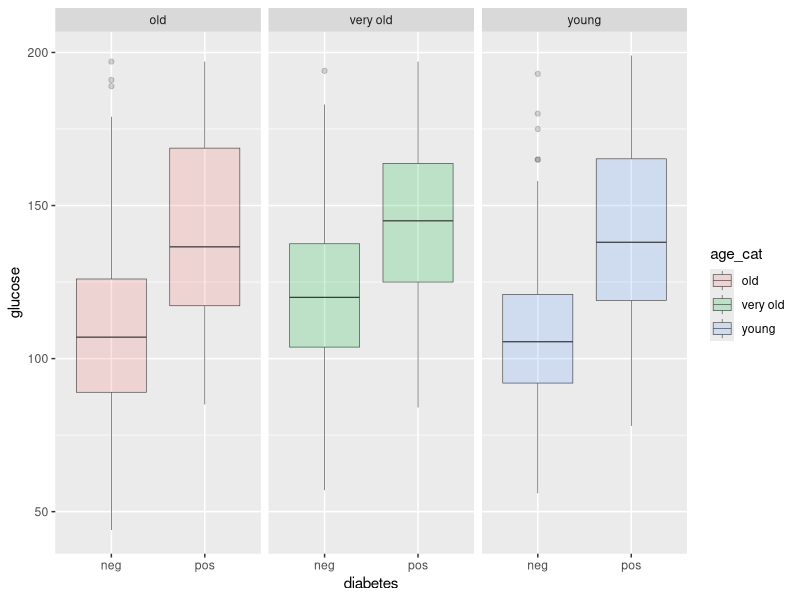

This figure's R source:
## ---- chunk 1
knitr::opts_chunk$set(echo = TRUE)
## ---- chunk 2
library(tidyverse)
library(mlbench)
library(ggplot2)
data("PimaIndiansDiabetes2")
pima <- PimaIndiansDiabetes2
## ---- chunk 3
as.tibble(pima)
## ---- chunk 4
pima |>
  mutate(age_cat = case_when(
    age <= 30 ~ 'young',
    age >= 31 & age <= 42 ~ 'old',
    age >= 43 ~ 'very old'),
    age_cat = as.factor(age_cat)) |>
  mutate(pregnancy = case_when(
    pregnant <5 ~ 'few',
    pregnant >=5 ~'many'
  )) |>
  ggplot(
    aes(diabetes, glucose, fill = age_cat)) +
  geom_boxplot(alpha = 0.2, size = 0.2) +
  facet_wrap(. ~ age_cat)
## ---- chunk 5
x <- summarize(pima, mean(glucose, na.rm=TRUE))
